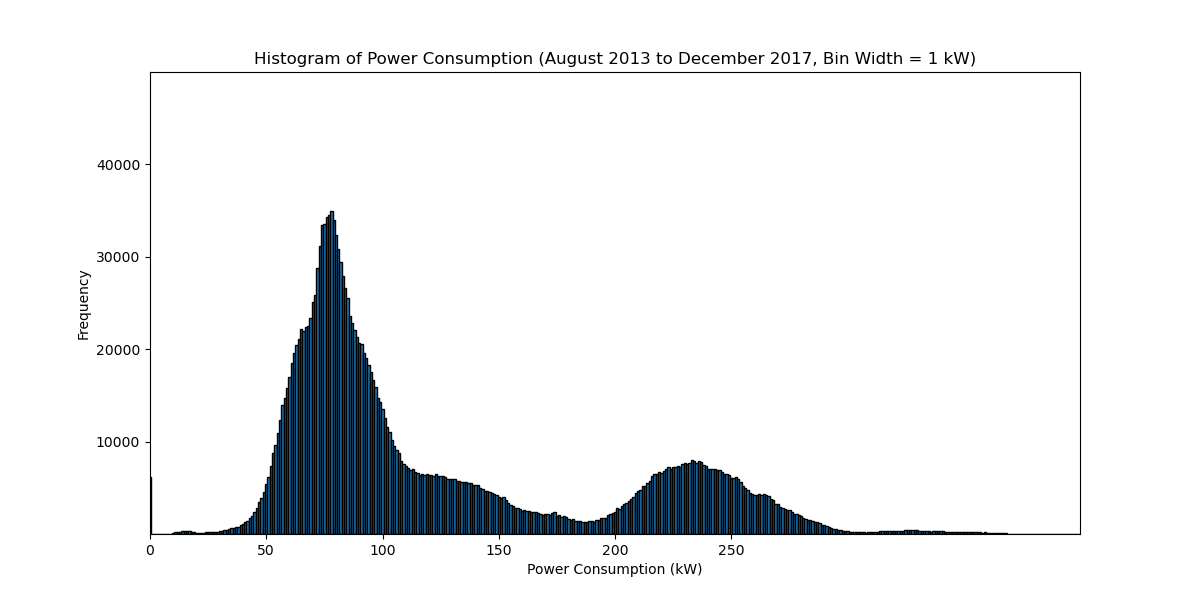

The script that drew this image:
import pandas as pd
import matplotlib.pyplot as plt
import numpy as np

file_path = r"C:\Users\91878\Downloads\energy_dataset\energy_dataset\transformer_2.csv"
df = pd.read_csv(file_path)
df['timestamp'] = pd.to_datetime(df['timestamp'], unit='s', utc=True)
df['timestamp'] = df['timestamp'].dt.tz_convert('Asia/Kolkata')
selected_data = df[(df['timestamp'] >= '2013-08-01') & (df['timestamp'] <= '2017-12-31')].copy()
selected_data['power_kw'] = selected_data['power'] / 1000.0

bin_edges = np.arange(int(selected_data['power_kw'].min()) - 0.5, int(selected_data['power_kw'].max()) + 1.5, 1)

plt.figure(figsize=(12, 6))
plt.hist(selected_data['power_kw'], bins=bin_edges, edgecolor='black')
plt.xticks(np.arange(0, 300, 50))
plt.yticks([10000,20000,30000,40000])
plt.xlim(0, 400)
plt.ylim(0, 50000)  
plt.xlabel('Power Consumption (kW)')
plt.ylabel('Frequency')
plt.title('Histogram of Power Consumption (August 2013 to December 2017, Bin Width = 1 kW)')
plt.show()
